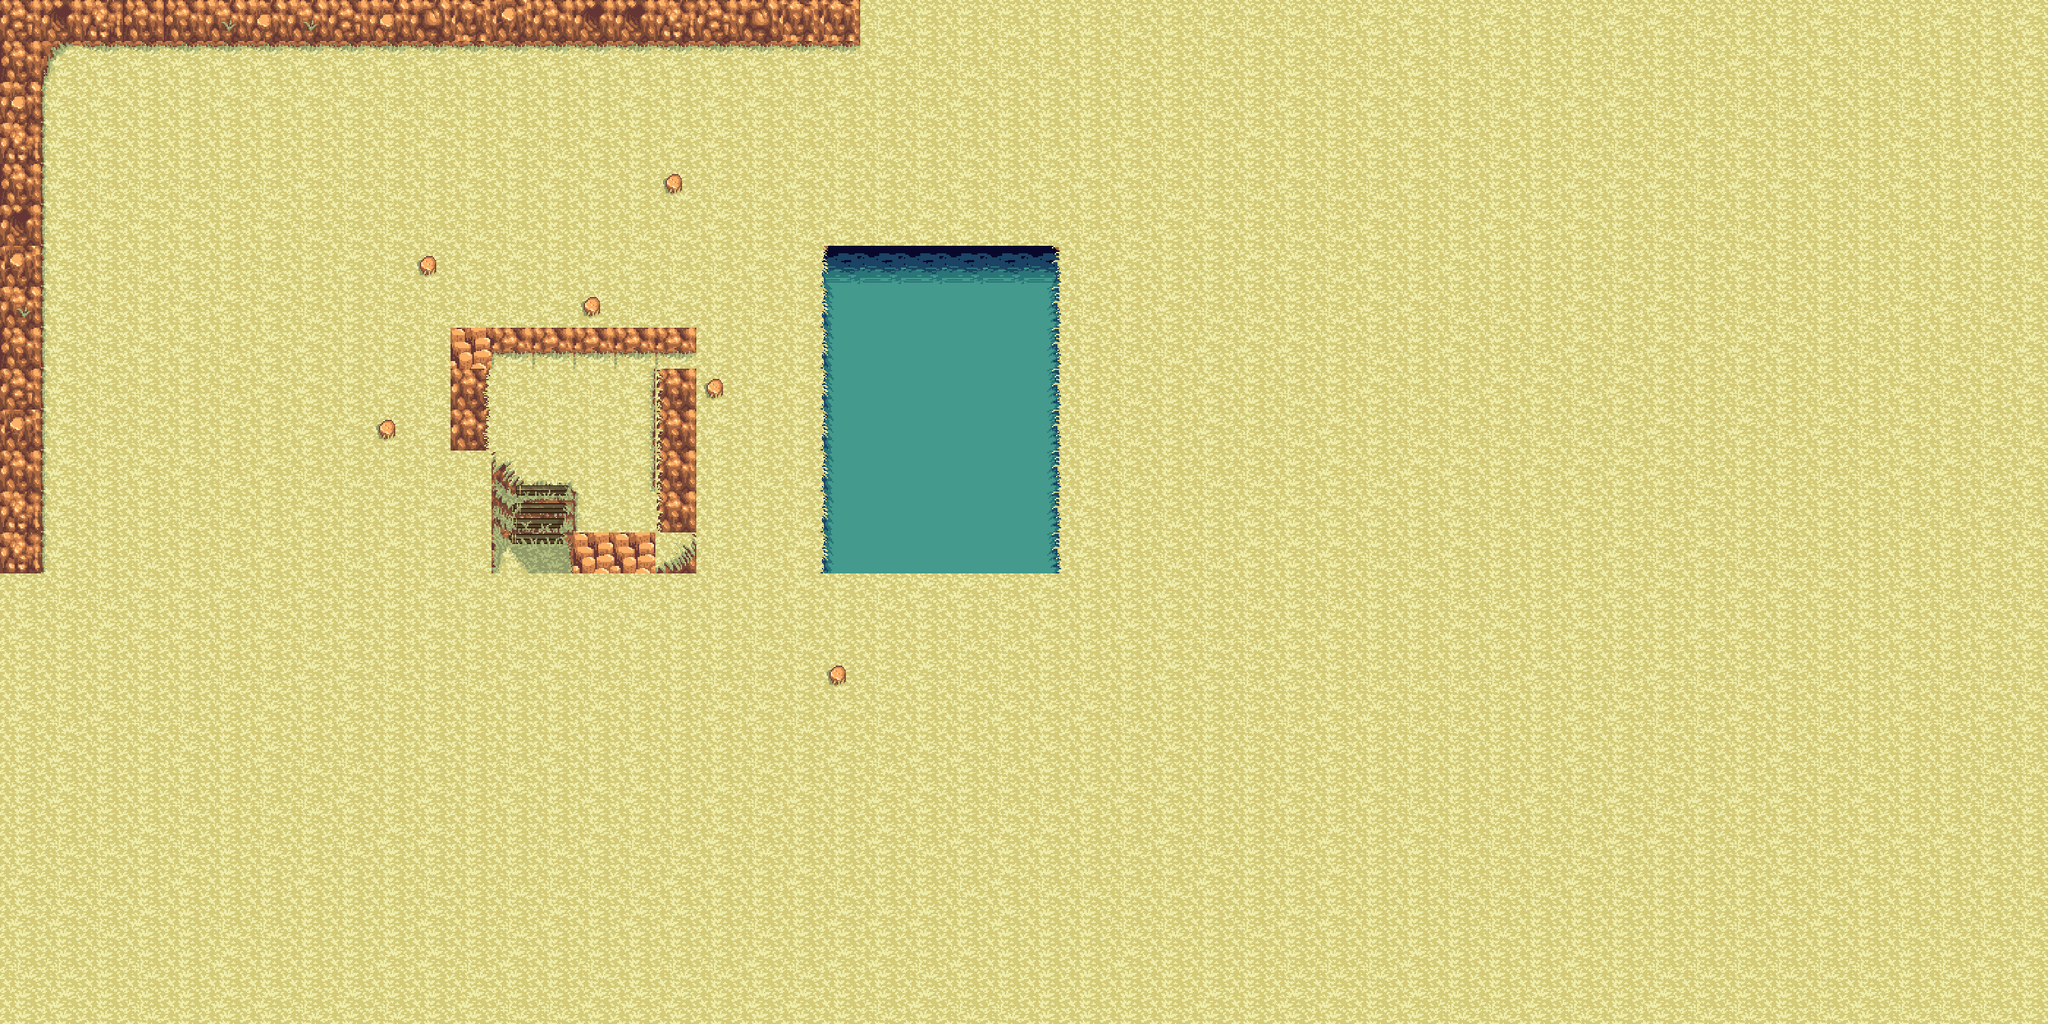

This is a level from a 2D game, rendered from its Tiled map with the project's own tilesets. A one-line summary and the map file follow, with tile-layer data summarised:
An orthogonal 50x25 tile map with 60x60 px tiles, 2 tile layers (Tile Layer 2, Tile Layer 2).

<map version="1.0" orientation="orthogonal" width="50" height="25" tilewidth="60" tileheight="60">
 <tileset firstgid="1" name="Grass" tilewidth="60" tileheight="60">
  <image source="../downloaded textures/grass tiles.png" width="480" height="900" />
  <terraintypes>
   <terrain name="New Terrain" tile="-1" />
   <terrain name="New Terrain" tile="-1" />
  </terraintypes>
  <tile id="0" terrain=",1,,1" />
  <tile id="1" terrain="1,1,1,1" />
  <tile id="2" terrain="1,1,1,1" />
  <tile id="3" terrain="1,,1," />
  <tile id="8" terrain=",1,,1" />
  <tile id="9" terrain="1,1,1,1" />
  <tile id="10" terrain="1,1,1,1" />
  <tile id="11" terrain="1,,1," />
  <tile id="16" terrain=",1,,1" />
  <tile id="17" terrain="1,1,1,1" />
  <tile id="18" terrain="1,1,1,1" />
  <tile id="19" terrain="1,,1," />
  <tile id="24" terrain=",1,," />
  <tile id="25" terrain="1,1,," />
  <tile id="26" terrain="1,1,," />
  <tile id="27" terrain="1,,," />
 </tileset>
 <layer name="Tile Layer 2" width="50" height="25">
  <data>[1250 cells, 1250 non-empty, 34 distinct tile ids]</data>
 </layer>
 <layer name="Tile Layer 2" width="50" height="25">
  <data>[1250 cells, 6 non-empty, 1 distinct tile ids]</data>
 </layer>
</map>